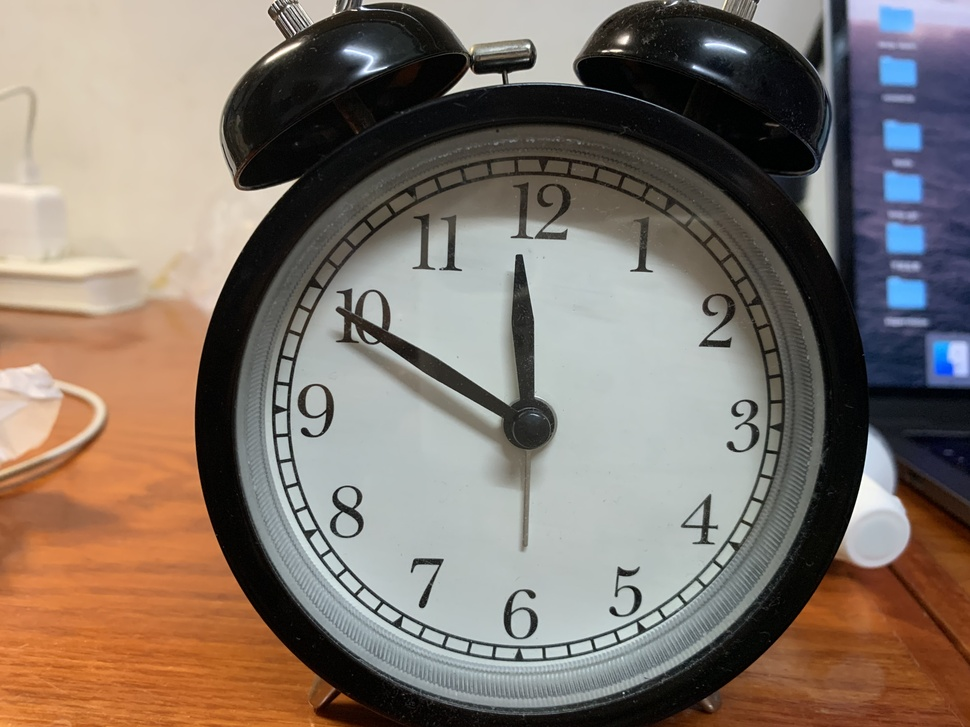
#> input picture clock.jpg, 970 x 727 px, shrunk from 4032 x 3024 before the run
$ python -i detection.py   (imports and definitions only)
#> lines starting #> are read from the running program, lines starting #| are printed output that depends on the picture; after the words box and inside, x2 and y2 are one past the last pixel; in counts of white or black regions, pixels touching at a corner belong together
import cv2
import os
import numpy as np
import math


class Detection(object):
    def __init__(self, img, idx='test'):
        self.x = 0
        self.y = 0
        self.r = 0
        self.img = img
        self.path = 'out'
        self.min_p = (0, 0)
        self.max_p = (0, 0)
        self.cross_p = (0, 0)
        self.idx = idx
        # 读取图片

    # 图片归一化处理
    def normalized_pic(self):
        nor = cv2.resize(self.img, None, fx=1, fy=1, interpolation=cv2.INTER_LINEAR)  # 按照比例缩放，如x,y轴均缩小一倍
        # cv2.imshow('Normalized picture', nor)
        return nor

    def save(self, img, name):
        cv2.imwrite(os.path.join(self.path, "%s-%s.jpg" % (name, self.idx)), img)

    # 颜色空间转换：灰度化
    def color_gray(self, img):
        img_gray = cv2.cvtColor(img, cv2.COLOR_BGR2GRAY)  # 转换为灰度图
        return img_gray

    def threshold(self, gray):
        _, binary = cv2.threshold(gray, 80, 255, 0)
        return binary

    def cross(self, points):
        k1, b1 = self.kb_value(points[0], points[1])
        k2, b2 = self.kb_value(points[2], points[3])
        x = (b2 - b1) / (k1 - k2)
        y = (k1 * x + b1)
        return x, y

    def kb_value(self, point1, point2):
        (x1, y1), (x2, y2) = point1, point2
        k = (y1 - y2) / (x1 - x2)
        b = (y1 - k * x1)
        return k, b

    def circle_detection(self, gray, img):
        # 检测圆
        height, width = img.shape[:2]
        circles = cv2.HoughCircles(gray, cv2.HOUGH_GRADIENT, 1, param2=50, minDist=int(height * 0.35),
                                   maxRadius=int(height * 0.5))
        # circles = cv2.HoughCircles(gray, cv2.HOUGH_GRADIENT, 2, 100, param2=200, maxRadius=380)
        if circles is None:
            print("未检测到圆形，参数不正确")
        else:
            print("检测到圆形")
            circles = np.uint16(np.around(circles))  # 把circles包含的圆心和半径的值变成整数
            cir = img.copy()

            # 为了只画了一个圆
            for i in circles[0][0:1]:
                cv2.circle(cir, (i[0], i[1]), i[2], (0, 255, 0), 2, cv2.LINE_AA)  # 画圆
                cv2.circle(cir, (i[0], i[1]), 2, (0, 255, 0), 2, cv2.LINE_AA)  # 画圆心
            # cv2.imshow("circles", cir)
            self.save(cir, "circle")
            self.x = circles[0][0][0]
            self.y = circles[0][0][1]
            self.r = circles[0][0][2]
            return cir, circles[0][0][0], circles[0][0][1], circles[0][0][2]

    def line_detection(self, cir, x, y):
        # 检测直线
        ig = cv2.GaussianBlur(cir, (3, 3), 0)
        # self.save(ig, "ig")
        result = cir.copy()

        # 边缘检测
        edges = cv2.Canny(ig, 50, 150, apertureSize=3)
        # self.save(edges, 'edges')

        lines = cv2.HoughLines(edges, 1, np.pi / 180, 100)
        # lines = cv2.HoughLinesP(image=edges, rho=1, theta=np.pi / 180, threshold=100, minLineLength=60,
        #                         maxLineGap=5)

        if lines is None:
            print("检测不到直线")
        else:
            print(lines.shape)

            points = []

            for i in range(2):
                for line in lines[i]:
                    rho = line[0]  # 第一个元素是距离rho
                    theta = line[1]  # 第二个元素是角度theta
                    rtheta = theta * (180 / np.pi)
                    print('θ%d:' % i, rtheta)
                    if (theta < (np.pi / 4.)) or (theta > (3. * np.pi / 4.0)):  # 垂直直线
                        # 该直线与第一行的交点
                        pt1 = (int(rho / np.cos(theta)), 0)
                        # 该直线与最后一行的焦点
                        pt2 = (int((rho - result.shape[0] * np.sin(theta)) / np.cos(theta)), result.shape[0])
                        a = int(
                            int(int(rho / np.cos(theta)) + int(
                                (rho - result.shape[0] * np.sin(theta)) / np.cos(theta))) / 2)
                        b = int(result.shape[0] / 2)
                        pt3 = (a, b)
                        pt4 = (int(int(int(rho / np.cos(theta)) + a) / 2), int(b / 2))

                        points.append(pt3)
                        points.append(pt4)
                        # 绘制一条白线
                        # cv2.putText(result, 'theta1={}'.format(int(rtheta)), pt4, cv2.FONT_HERSHEY_COMPLEX, 0.5,
                        #             (0, 0, 255), 1)
                        cv2.line(result, pt3, pt4, (0, 255, 0), 2, cv2.LINE_AA)
                    else:  # 水平直线
                        # 该直线与第一列的交点
                        pt1 = (0, int(rho / np.sin(theta)))
                        # 该直线与最后一列的交点
                        pt2 = (result.shape[1], int((rho - result.shape[1] * np.cos(theta)) / np.sin(theta)))
                        a = int(
                            int(int(rho / np.cos(theta)) + int(
                                (rho - result.shape[0] * np.sin(theta)) / np.cos(theta))) / 2)
                        b = int(result.shape[0] / 2)
                        pt3 = (a, b)
                        pt4 = (int(int(int(rho / np.cos(theta)) + a) / 2), int(b / 2))
                        points.append(pt3)
                        points.append(pt4)
                        # 绘制一条直线
                        cv2.line(result, pt3, pt4, (0, 255, 0), 2, cv2.LINE_AA)
                        # cv2.imshow('Result', result)
            # 两线交点,range(2)时使用
            x_cross, y_cross = self.cross(points)
            cv2.circle(result, (int(x_cross), int(y_cross)), 1, (0, 255, 255), 2, cv2.LINE_AA)
            cv2.line(result, (int(x_cross), int(y_cross)), (x, y), (0, 0, 255), 2, cv2.LINE_AA)
            self.save(result, "result")
            self.cross_p = (x_cross, y_cross)
            return x_cross, y_cross

    # [60 lines left out: functions scale, scale_pix, draw_point, not called in this run]

    def filters(self, bin):
        # 中值滤波
        median = cv2.medianBlur(bin, 1)
        # 高斯滤波
        gaussian = cv2.GaussianBlur(median, (3, 3), 0)
        return gaussian

    def read(self):
        """
        对仪表进行初步读取
        读取到表盘以及指针,产生circle result两个图
        :return:
        """
        nor = self.normalized_pic()
        gray = self.color_gray(nor)
        bin = self.threshold(gray)
        fiter = self.filters(bin)

        cir, x, y, r = self.circle_detection(bin, nor)
        # 检测直线
        self.line_detection(cir, x, y)

    # [60 lines left out: functions angle, measure, scale_write, read_value, not called in this run]

>>> import cv2
>>> picture = cv2.imread('clock.jpg')
#> picture is the input picture: shape (727, 970, 3); mean B, G, R 107.4, 117.1, 129.3
>>> result = Detection(picture).read()
#> in color_gray, `img_gray = cv2.cvtColor(img, cv2.COLOR_BGR2GRAY)`:
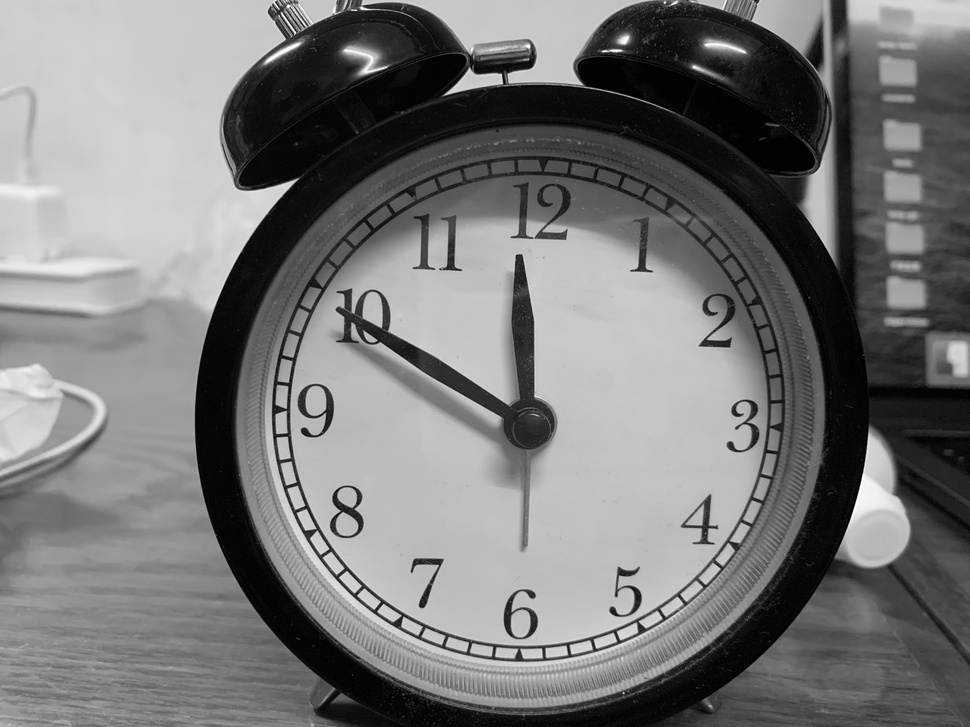
#> img_gray: shape (727, 970); min 0, max 255, mean 119.6
#> in threshold, `_, binary = cv2.threshold(gray, 80, 255, 0)`:
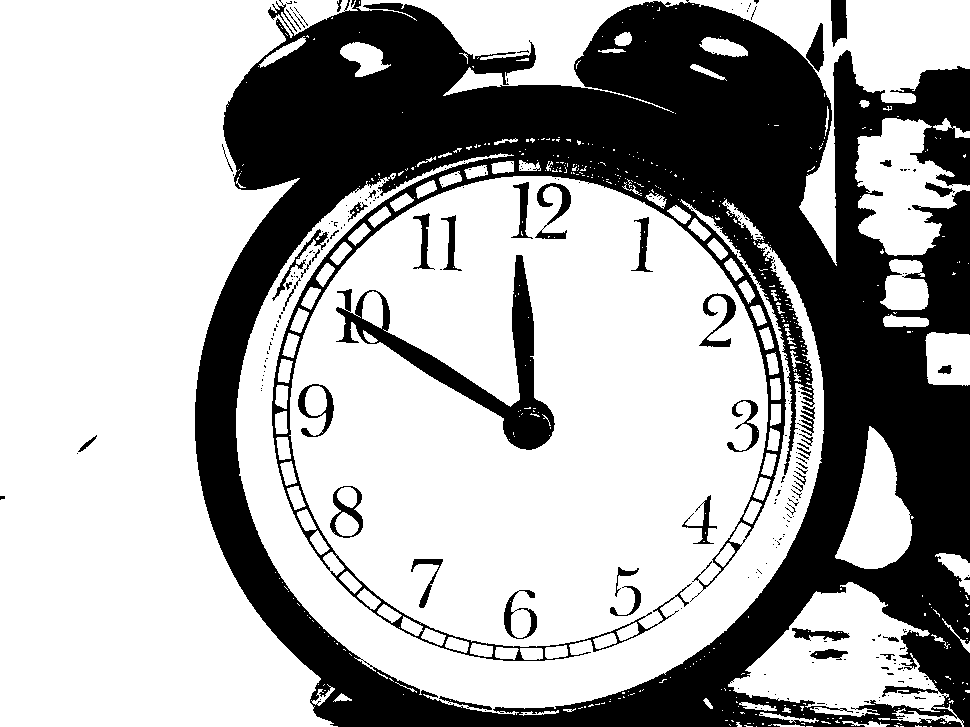
#> binary: shape (727, 970); 66.8% white; 249 black regions (201 under 20 px), largest, box (x1, y1, x2, y2) and area: (195, 0, 970, 727) 215622, (336, 255, 555, 450) 7886, (535, 183, 571, 239) 681
#> in circle_detection, `circles = cv2.HoughCircles(gray, cv2.HOUGH_GRADIENT, 1, param2=50, min..`: circles = [[520.5, 423.5, 284.7], [744.5, 168.5, 89.8]]
#> in circle_detection, `circles = np.uint16(np.around(circles))`: circles = [[520, 424, 285], [744, 168, 90]]
#> the loop in circle_detection, `for i in circles[0][0:1]:` made 1 pass
#> after the loop in circle_detection, `for i in circles[0][0:1]:`:
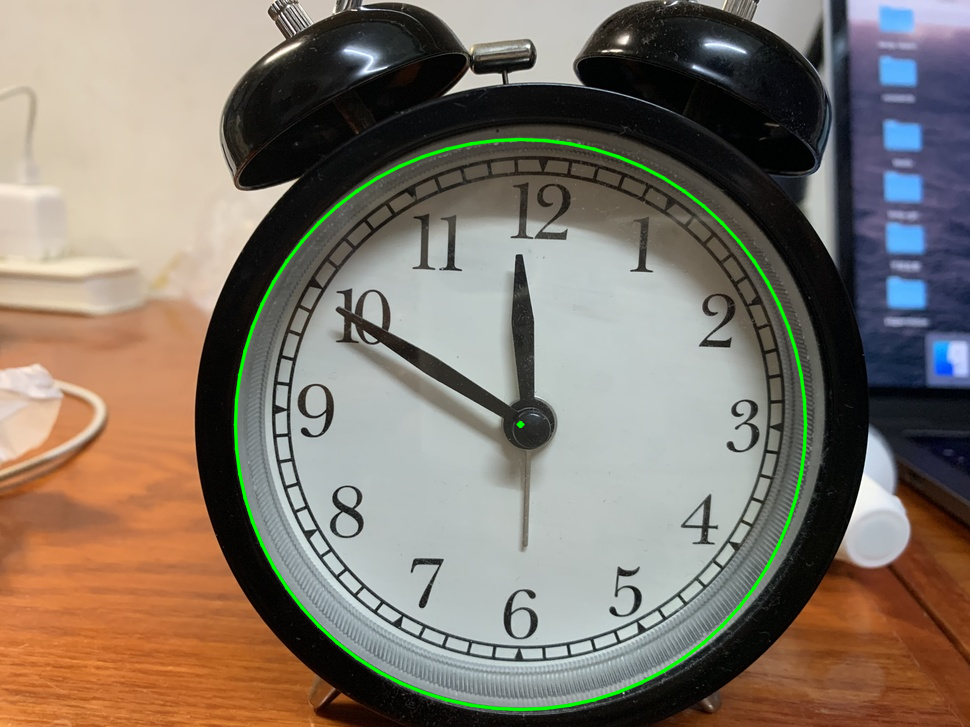
#> cir: shape (727, 970, 3); 1.21% of pixels changed, all inside (x1, y1, x2, y2) = (233, 137, 808, 712)
#> in circle_detection, `self.x = circles[0][0][0]`: self.x = 520
#> in circle_detection, `self.y = circles[0][0][1]`: self.y = 424
#> in circle_detection, `self.r = circles[0][0][2]`: self.r = 285
#> in read, `cir, x, y, r = self.circle_detection(bin, nor)`: x = 520; y = 424; r = 285
#> in line_detection, `edges = cv2.Canny(ig, 50, 150, apertureSize=3)`:
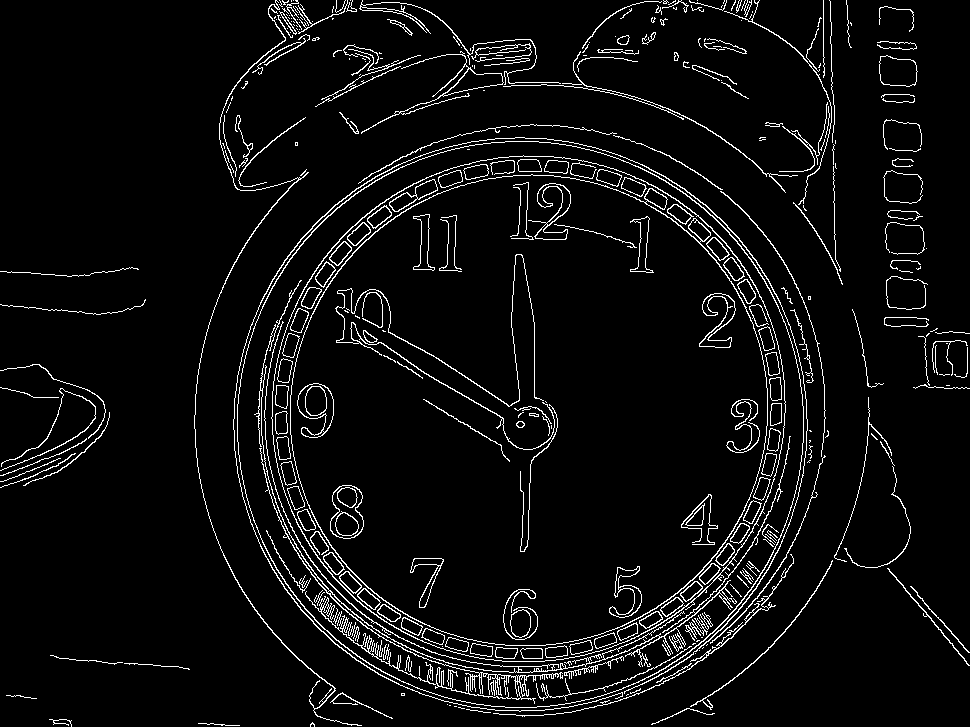
#> edges: shape (727, 970); 5.3% white in thin lines or dots
#> in line_detection, `lines = cv2.HoughLines(edges, 1, np.pi / 180, 100)`: lines = 758 rows, first 8: [-830, 3.12], [-315, 2.44], [546, 0.0349], [787, 1.31], [663, 1.54], [-303, 2.43], [-322, 2.36], [-226, 2.36]
#| (758, 1, 2)
#> after the loop in line_detection, `for i in range(2):`:
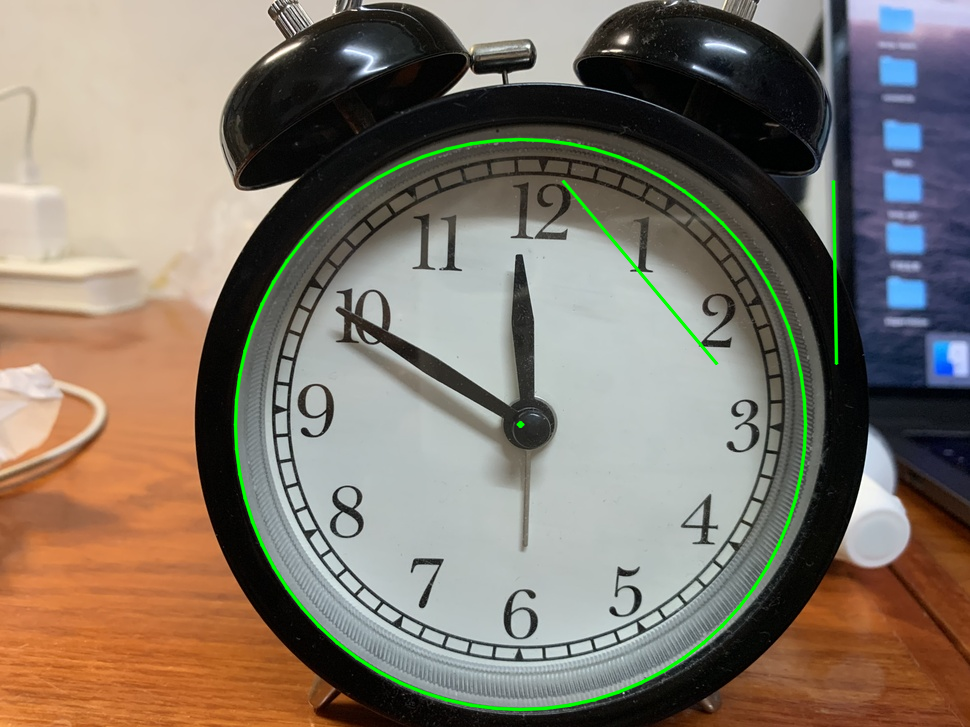
#> result: shape (727, 970, 3); 0.28% of pixels changed, all inside (x1, y1, x2, y2) = (561, 179, 839, 366)
#> after the loop in line_detection, `for i in range(2):`: points = [(836, 363), (833, 181), (716, 363), (563, 181)]
#> in cross, `k1, b1 = self.kb_value(points[0], points[1])`: k1 = 60.67; b1 = -50354.3
#> in cross, `k2, b2 = self.kb_value(points[2], points[3])`: k2 = 1.19; b2 = -488.7
#> in cross, `x = (b2 - b1) / (k1 - k2)`: x = 838.4
#> in cross, `y = (k1 * x + b1)`: y = 508.6
#> in line_detection, `x_cross, y_cross = self.cross(points)`: x_cross = 838.4; y_cross = 508.6
#> in line_detection, `cv2.circle(result, (int(x_cross), int(y_cross)), 1, (0, 255, 255), 2, ..`: result: shape (727, 970, 3); under 0.01% of pixels changed, all inside (x1, y1, x2, y2) = (835, 506, 842, 512)
#> in line_detection, `cv2.line(result, (int(x_cross), int(y_cross)), (x, y), (0, 0, 255), 2,..`:
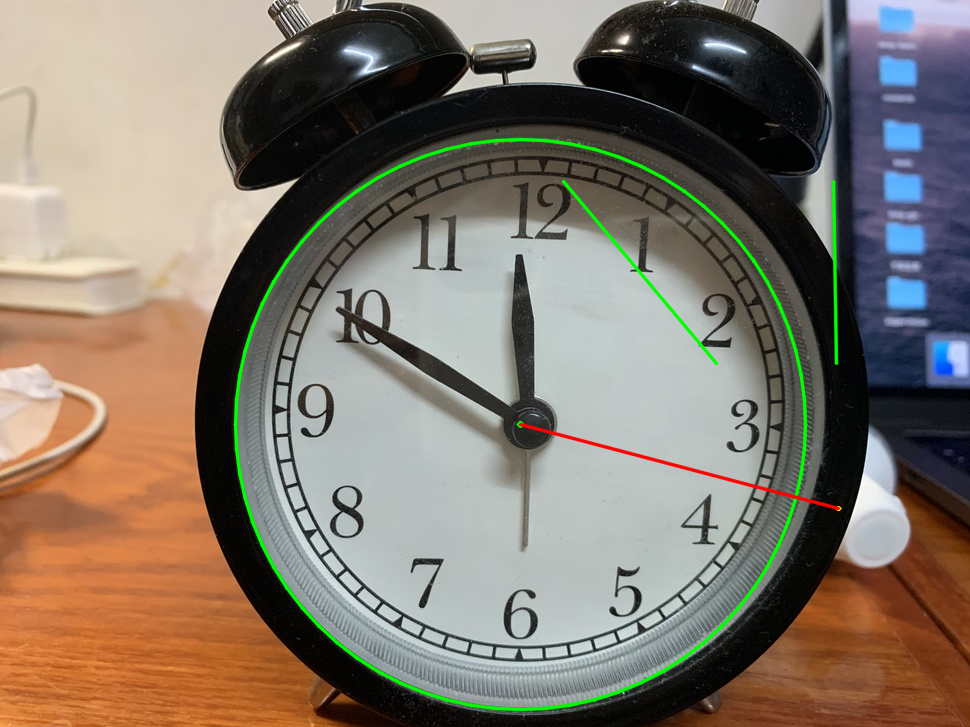
#> result: shape (727, 970, 3); mean B, G, R 106.3, 118.6, 128.5
#> in line_detection, `self.cross_p = (x_cross, y_cross)`: self.cross_p = (838.4, 508.6)
